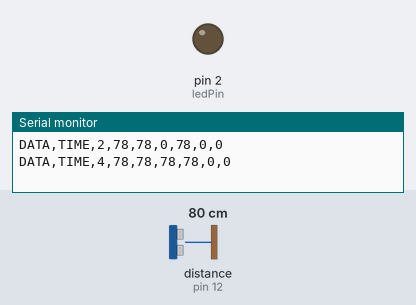
This sketch was run on a simulated Arduino Uno, built with avr-gcc and run on an emulated ATmega328P. On the bench: output pins drawn as LEDs (lit = HIGH), the last lines printed to the serial monitor. Wiring (inferred from the names in the program): ultrasonic range finder: trigger pin 11; echo pin 12. Inputs (shaded band) come from the test bench; at power-on: distance to the obstacle (sensor on pin 12) 80 cm. The echo pulse lasts 58.3 µs per cm; pins used as bus, display or sensor lines are not drawn.

Above: at 2.8 s.
2.9 s: distance to the obstacle (sensor on pin 12) set to 12 cm
5.6 s: distance to the obstacle (sensor on pin 12) set to 9 cm
At 6.3 s:
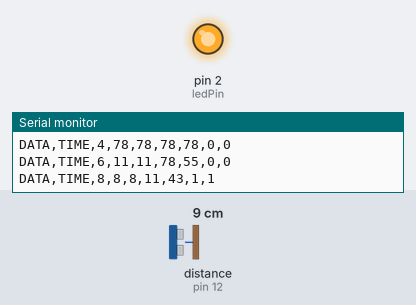
8.3 s: distance to the obstacle (sensor on pin 12) set to 18 cm
At 10.7 s:
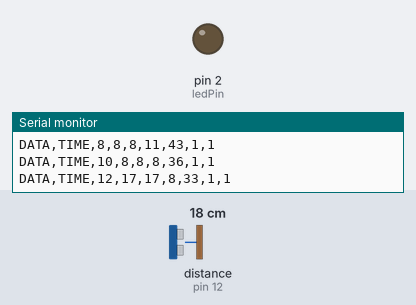
11.5 s: distance to the obstacle (sensor on pin 12) set to 2 cm
At 13.5 s:
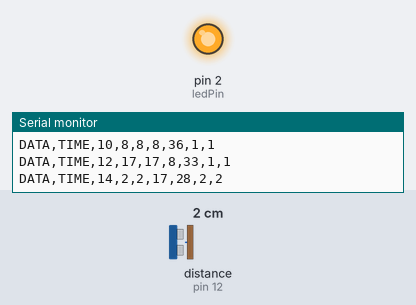
Timing chart, 0 to 15.0 s (numbered marks = the images above; inputs shaded):
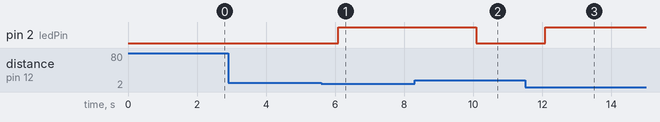

The sketch:

ultrasonic_alarm.ino.ino
```cpp
const int trigPin = 11;
const int echoPin =12;
const int ledPin = 2;
long duration;
int distance;
int sum=0;
long ttime=0;
int avgd;
int npd=0;
int add=0;
int distcurr;
int distlast=0;
int count=0;
void setup(){
  pinMode(trigPin,OUTPUT);
  pinMode(echoPin,INPUT);
  pinMode(ledPin,OUTPUT);
  Serial.begin(9600);
  Serial.println("CLEARDATA");
  Serial.println("LABEL,current time,total time,distance,current dist,last dist,avg distance,non precise dist,add");
}
void loop(){
  digitalWrite(trigPin,LOW);
  delayMicroseconds(100);
  digitalWrite(trigPin,HIGH);
  delayMicroseconds(100);
  digitalWrite(trigPin,LOW);
  duration=pulseIn(echoPin,HIGH);
  distance=duration*0.034/2;


  distcurr=distance;
  if(distcurr<10 && distlast<10){
    npd=npd;
  }
  else if(distcurr>10 && distlast<10){
    npd=npd;
  }
  else if(distcurr<10 && distlast>10){
    npd=npd+1;
  }
  add=npd;

  count=count+1;
  ttime=ttime+2;
  sum=sum+distance;
  avgd=sum/count;


  if(distance<10){
    digitalWrite(ledPin,HIGH);
  }
  else{
    digitalWrite(ledPin,LOW);
  }

    Serial.print("DATA,TIME,");
    Serial.print(ttime);
    Serial.print(",");
    Serial.print(distance);
    Serial.print(",");
    Serial.print(distcurr);
    Serial.print(",");
    Serial.print(distlast);
    Serial.print(",");
    Serial.print(avgd);
    Serial.print(",");
    Serial.print(npd);
    Serial.print(",");
    Serial.println(add);


    distlast=distcurr;

  delay(2000);

}
```

Measured:
- the behaviour switches between 11 and 10 cm on distance to the obstacle (sensor on pin 12) (found by bisection; images 0 and 1)
- after the input at 5.6 s, pin 2 (ledPin): LOW → HIGH after 0.48 s
- after the input at 8.3 s, pin 2 (ledPin): HIGH → LOW after 1.8 s
- after the input at 11.5 s, pin 2 (ledPin): LOW → HIGH after 0.59 s
